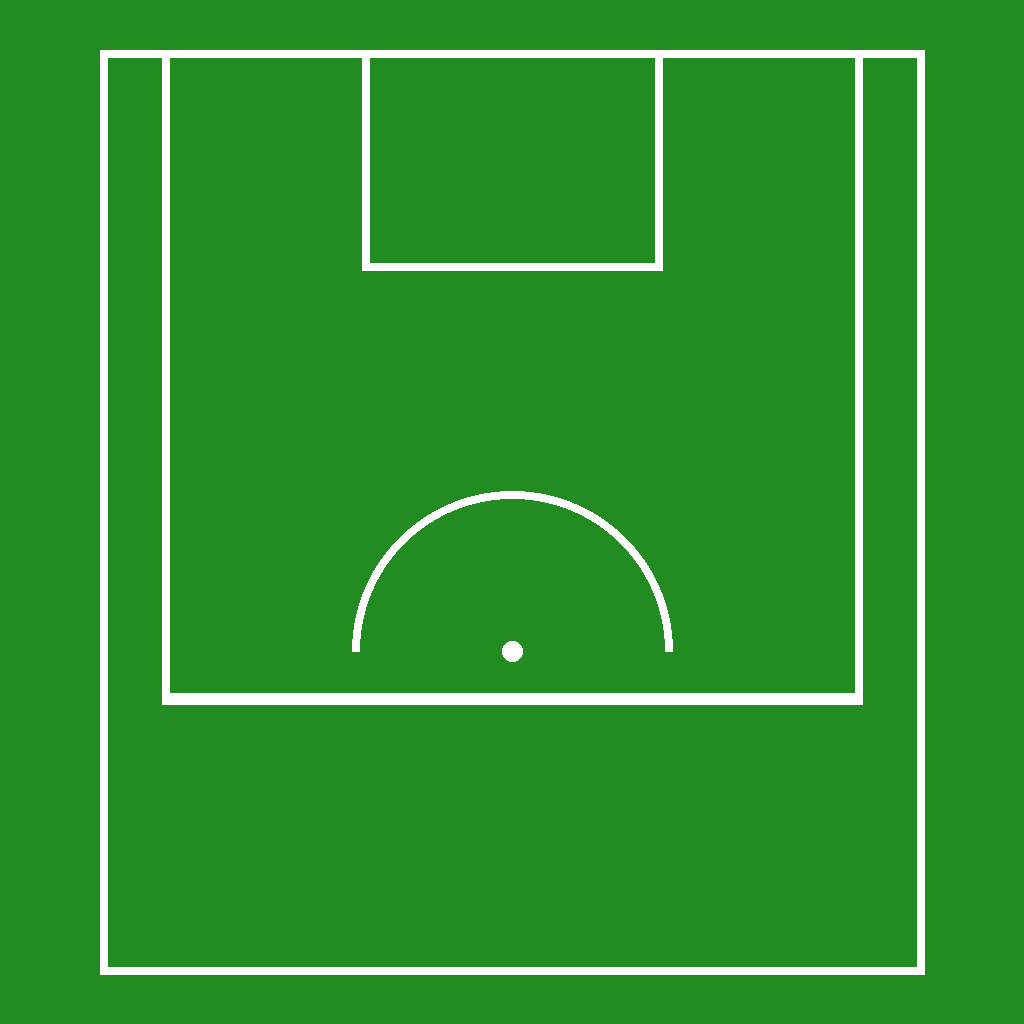

This chart was generated by the following Python code:
from PIL import Image, ImageDraw

image = Image.new("RGBA", (1024, 1024), (34, 139, 34, 255)) # Vert pelouse
draw = ImageDraw.Draw(image)

# Ligne extérieure du terrain
draw.rectangle([100, 50, 924, 974], outline=(255,255,255), width=8)
# Surface de réparation (en haut, vers la ligne de but du fond)
draw.rectangle([162, 50, 862, 700], outline=(255,255,255), width=8)
# Surface de but
draw.rectangle([362, 50, 662, 270], outline=(255,255,255), width=8)
# Point de penalty (coordonnée Y proportionnelle à l'emplacement -9.0 du ballon)
draw.ellipse([502, 641, 522, 661], fill=(255,255,255))
# Lunette de surface
draw.arc([352, 491, 672, 811], start=180, end=0, fill=(255,255,255), width=8)
# Nettoyage de la ligne de surface
draw.line([162, 700, 862, 700], fill=(255,255,255), width=8)

image.save("terrain.png")
